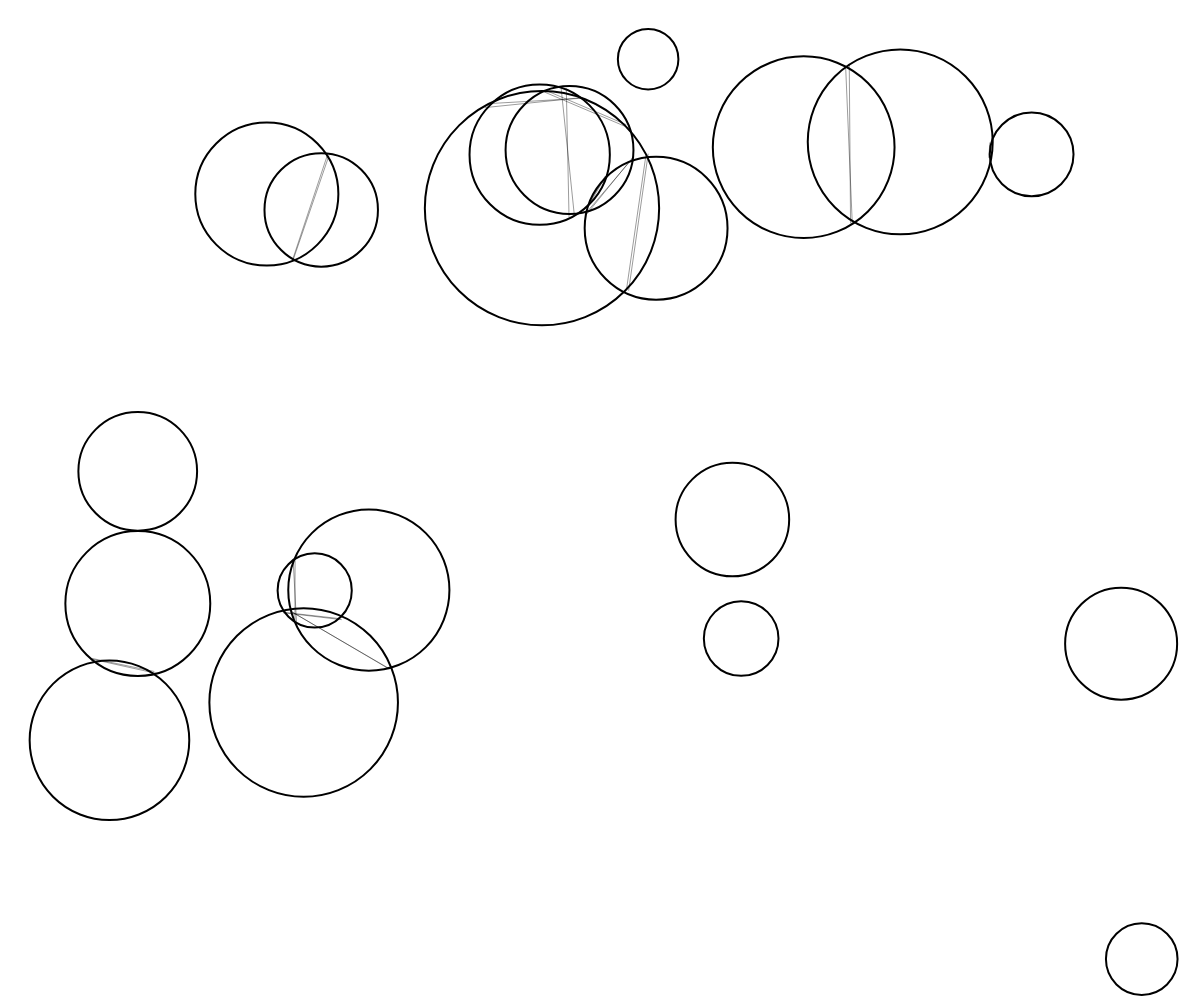
Frame 1 (no input)
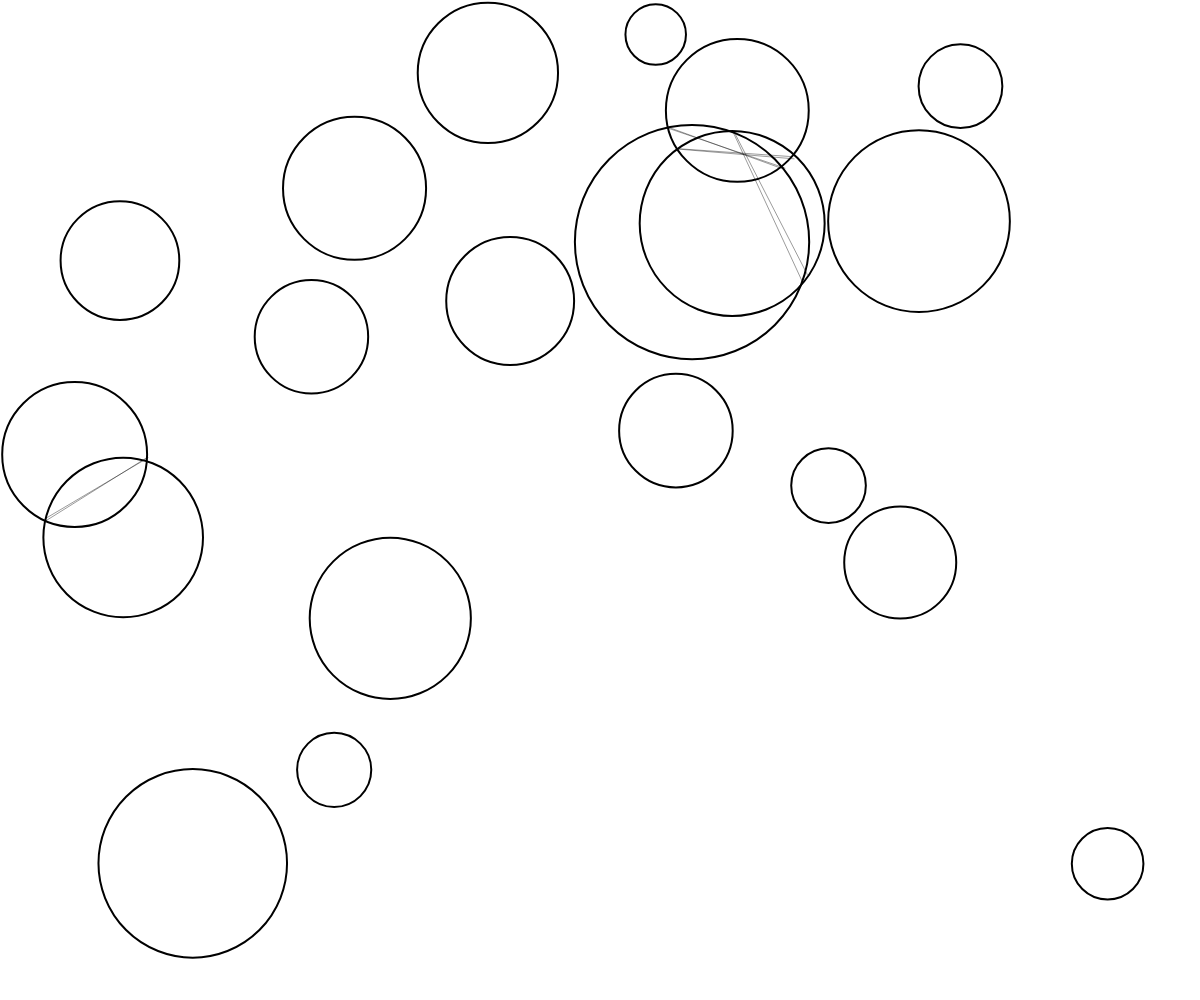
Frame 60 (no input)
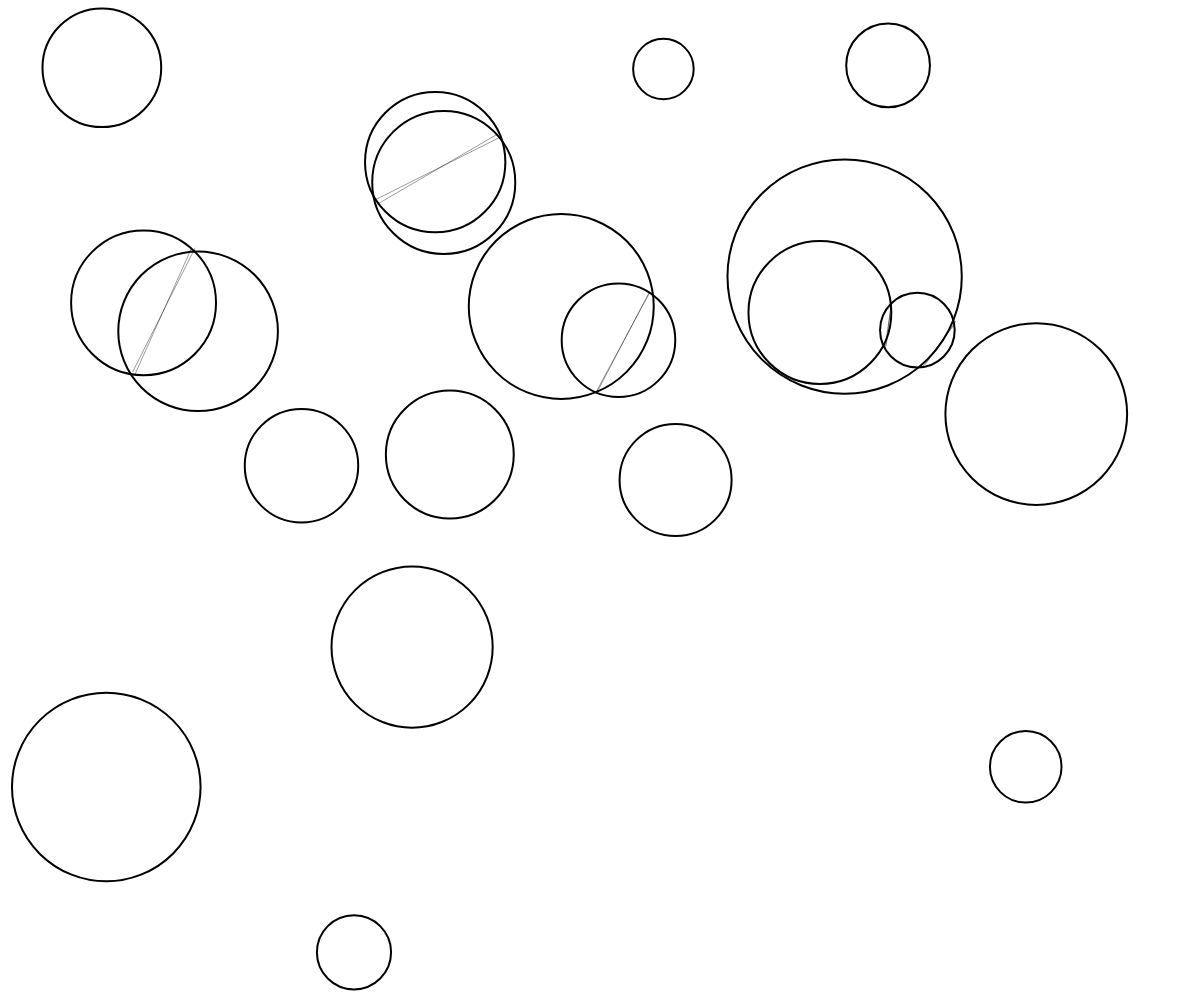
Frame 120 (the mouse pressed at the canvas centre since frame 60)

The p5.js sketch that drew these frames (run headless with seeded random() and noise() and a simulated clock; from frame 60 on, the mouse is pressed at the canvas centre):

// p5.js sketch
// ── sketch.js
const numCircles = 20,
  circles = [];

function setup() {
  createCanvas(windowWidth, windowHeight);

  for (let i = 0; i < numCircles; i++) {
    const r = random(30, 120),
      x = random(r, width - r),
      y = random(r, height - r),
      a = random(TWO_PI),
      v = random(0.5, 4);
    circles.push(new circleObject(x, y, r, a, v));
  }
}

function draw() {
  background(255);

  for (let i = 0; i < circles.length; i++) {
    circles[i].show();

    circles[i].x += circles[i].v * cos(circles[i].a);

    circles[i].y += circles[i].v * sin(circles[i].a);

    if (circles[i].x <= circles[i].r || circles[i].x >= width - circles[i].r) {
      circles[i].a *= -1;
      circles[i].v *= -1;
    }
    if (circles[i].y <= circles[i].r || circles[i].y >= height - circles[i].r) {
      circles[i].a *= -1;
    }

    for (let j = 0; j < circles.length; j++) {
      if (j != i) {
        const intersection = circlesIntersection(circles[i].x, circles[i].y, circles[i].r, circles[j].x, circles[j].y, circles[j].r);

        strokeWeight(1);
        stroke(0, 100);

        if (intersection !== null) {
          line(intersection[0][0], intersection[1][0], intersection[0][1], intersection[1][1]);
        }
      }
    }
  }
}

function circleObject(x, y, r, a, v) {
  this.x = x;
  this.y = y;
  this.r = r;
  this.a = a;
  this.v = v;
  this.show = function () {
    noFill();
    strokeWeight(2);
    stroke(0);
    circle(this.x, this.y, this.r * 2);
  }
}

function circlesIntersection(x0, y0, r0, x1, y1, r1) {
  const d = dist(x0, y0, x1, y1),
    a = (r0 * r0 - r1 * r1 + d * d) / (2 * d),
    h = sqrt(r0 * r0 - a * a),
    x2 = x0 + a * (x1 - x0) / d,
    y2 = y0 + a * (y1 - y0) / d;

  if (d > r0 + r1 || d < abs(r0 - r1) || (d == 0 && r0 == r1)) {
    return null;
  }

  const x3 = [x2 + h * (y1 - y0) / d, x2 - h * (y1 - y0) / d],
    y3 = [y2 - h * (x1 - x0) / d, y2 + h * (x1 - x0) / d];

  return [x3, y3];
}
